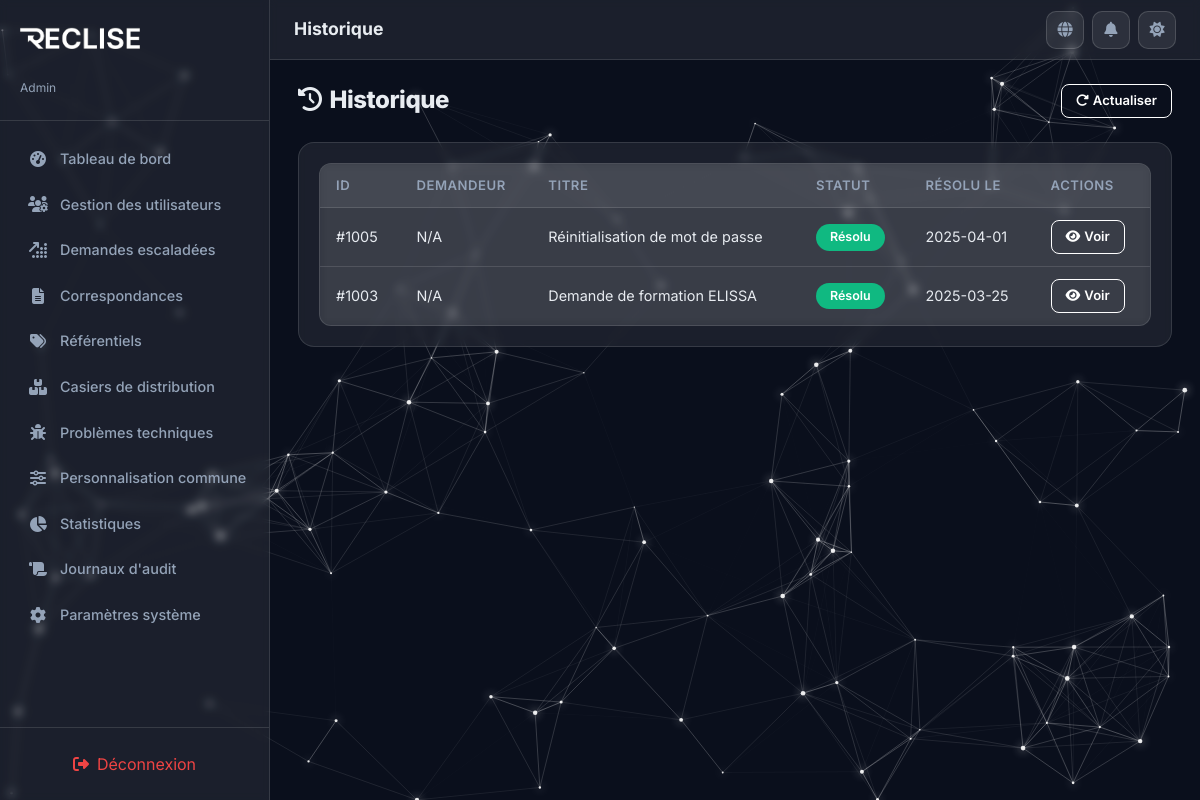
Screenshot of /PhtP/admin/history.php (signed in) with the database file from the repository.
### tables this page shows
CREATE TABLE IF NOT EXISTS requests (
  id                INT AUTO_INCREMENT PRIMARY KEY,
  user_id           INT           NOT NULL,
  type              ENUM('request', 'complaint') NOT NULL DEFAULT 'request',
  title             VARCHAR(255)  NOT NULL,
  description       TEXT          NOT NULL,
  category          ENUM('technical', 'access', 'training') NOT NULL DEFAULT 'technical',
  priority          ENUM('low', 'medium', 'high') NOT NULL DEFAULT 'medium',
  status            ENUM('new', 'in_progress', 'resolved', 'escalated', 'closed') NOT NULL DEFAULT 'new',
  assigned_to       INT           DEFAULT NULL,
  escalated_to_admin TINYINT(1)   NOT NULL DEFAULT 0,
  request_from      ENUM('user', 'support') NOT NULL DEFAULT 'user',
  support_response  TEXT          DEFAULT NULL,
  closure_motive    VARCHAR(255)  DEFAULT NULL,
  created_at        DATETIME      NOT NULL DEFAULT CURRENT_TIMESTAMP,
  updated_at        DATETIME      NOT NULL DEFAULT CURRENT_TIMESTAMP ON UPDATE CURRENT_TIMESTAMP,

  CONSTRAINT fk_requests_user      FOREIGN KEY (user_id)     REFERENCES users(id) ON DELETE CASCADE,
  CONSTRAINT fk_requests_assigned  FOREIGN KEY (assigned_to) REFERENCES users(id) ON DELETE SET NULL
);

### PhtP/includes/i18n.php (called while the page is built, shortened)
<?php
function get_translations($lang = 'fr') {
    return $translations[$lang] ?? $translations['fr'];
}
function t($key, $lang = null) {
    if ($lang === null) {
        $lang = $_SESSION['lang'] ?? 'fr';
    }
    $translations = get_translations($lang);
    return $translations[$key] ?? $key;
}
?>

### PhtP/includes/functions.php (called while the page is built, shortened)
<?php
function to_camel($row) {
    $result = [];
    foreach ($row as $key => $value) {
        $camel = preg_replace_callback('/_([a-z])/', function ($m) {
            return strtoupper($m[1]);
        }, $key);
        $result[$camel] = $value;
    }
    return $result;
}
function to_camel_all($rows) {
    return array_map('to_camel', $rows);
}

### PhtP/admin/history.php (the view, shortened to what this page needs)
<?php
require_once '../includes/header.php';
$history = to_camel_all($pdo->query("SELECT r.*, u.full_name AS requester_name
    FROM requests r
    LEFT JOIN users u ON r.user_id = u.id
    WHERE r.status = 'resolved' OR r.status = 'closed'
    ORDER BY r.updated_at DESC")->fetchAll());
?>
<div class="section-header">
  <h2><i class="fas fa-clock-rotate-left me-2"></i><?php echo t('history'); ?></h2>
  <button class="btn btn-outline-neon btn-sm" onclick="RecLise.renderContent('history')">
    <i class="fas fa-rotate-right me-1"></i><?php echo t('refresh'); ?>
  </button>
</div>
<?php if (empty($history)): ?>
  <p class="text-secondary text-center padding:40px;"><?php echo t('noResults'); ?></p>
<?php else: ?>
  <div class="glass-card" style="padding:20px;">
    <table class="table-glass">
      <thead>
        <tr>
          <th><?php echo t('id'); ?></th>
          <th><?php echo t('requester'); ?></th>
          <th><?php echo t('title'); ?></th>
          <th><?php echo t('status'); ?></th>
          <th><?php echo t('resolvedAt'); ?></th>
          <th><?php echo t('actions'); ?></th>
        </tr>
      </thead>
      <tbody>
        <?php foreach ($history as $req): ?>
          <tr>
            <td>#<?= $req['id'] ?></td>
            <td><?= htmlspecialchars($req['requester_name'] ?? 'N/A') ?></td>
            <td><?= htmlspecialchars($req['title']) ?></td>
            <td><span class="status-pill status-<?= $req['status'] ?>"><?php echo t('status' . ucfirst($req['status'])); ?></span></td>
            <td><?= date('Y-m-d', strtotime($req['updatedAt'])) ?></td>
            <td>
              <button class="btn btn-outline-neon btn-sm" onclick="RecLise.viewResolvedRequest(<?= $req['id'] ?>)">
                <i class="fas fa-eye me-1"></i><?php echo t('view'); ?>
              </button>
            </td>
          </tr>
        <?php endforeach; ?>
      </tbody>
    </table>
  </div>
<?php endif; ?>
<?php require_once '../includes/footer.php'; ?>

### PhtP/assets/css/styles.css (style rules this page uses)
:root { --primary-dark: #0A0F1C; --primary-light: #F5F8FA; --brand-accent: #ffffff; --neon-accent: #ffffff; --success: #10B981; --warning: #F59E0B; --danger: #EF4444; --info: #ffffff; --icon-color: #E2E0FF; --glass-bg: rgba(255, 255, 255, 0.07); --glass-border: rgba(255, 255, 255, 0.12); --text-primary: #E8ECF1; --text-secondary: #94A3B8; --sidebar-width: 270px; --topbar-height: 60px; --body-bg: #0A0F1C; --card-bg: rgba(255, 255, 255, 0.07); --card-border: rgba(255, 255, 255, 0.12); --input-bg: rgba(255, 255, 255, 0.08); --input-border: rgba(255, 255, 255, 0.15); --input-text: #E8ECF1; --modal-bg: rgba(15, 20, 40, 0.95); --shadow-glow: 0 0 15px rgba(255, 255, 255, 0.1); --table-hover: rgba(255, 255, 255, 0.05); --toast-bg: rgba(15, 20, 40, 0.92); --focus-glow: rgba(255, 255, 255, 0.25); --focus-border: #ffffff; --brand-accent-rgb: 255, 255, 255; --btn-bg: #ffffff; --btn-text: #0A0F1C; --btn-border: #ffffff; --btn-hover-bg: transparent; --btn-hover-text: #025C84; }
*, *::before, *::after { box-sizing: border-box; margin: 0; padding: 0; }
body { font-family: 'Inter', sans-serif; font-weight: 400; background: transparent; color: var(--text-primary); min-height: 100vh; overflow-x: hidden; transition: background 0.4s ease, color 0.3s ease; }
body, p, span, div, label, a, button, input, select, textarea, option, td, th, li, h1, h2, h3, h4, h5, h6, small, strong, em, b, i { font-family: 'Inter', sans-serif; }
h1, h2, h3, h4, h5, h6 { font-family: 'Inter', sans-serif; font-weight: 800; letter-spacing: -0.02em; }
.glass-card { background: var(--card-bg); -webkit-backdrop-filter: blur(4px); backdrop-filter: blur(4px); border: 1px solid var(--card-border); border-radius: 16px; padding: 24px; transition: all 0.3s ease; }
.btn-outline-neon { background: transparent; border: 1px solid var(--neon-accent); color: var(--neon-accent); border-radius: 10px; padding: 8px 20px; font-weight: 600; font-size: 0.88rem; transition: all 0.3s; cursor: pointer; }
.btn-sm { padding: 6px 14px !important; font-size: 0.82rem !important; border-radius: 8px !important; }
.status-pill { display: inline-block; padding: 4px 14px; border-radius: 20px; font-size: 0.78rem; font-weight: 600; text-transform: capitalize; }
.status-resolved { background: #10B981; color: #fff; }
.table-glass { width: 100%; border-collapse: separate; border-spacing: 0; background: var(--glass-bg); -webkit-backdrop-filter: blur(4px); backdrop-filter: blur(4px); border-radius: 12px; overflow: hidden; border: 1px solid var(--glass-border); }
.table-glass thead th { background: rgba(var(--brand-accent-rgb), 0.06); padding: 12px 16px; font-size: 0.82rem; font-weight: 600; text-transform: uppercase; letter-spacing: 0.04em; color: var(--text-secondary); border-bottom: 1px solid var(--glass-border); white-space: nowrap; }
.table-glass tbody td { padding: 12px 16px; font-size: 0.9rem; border-bottom: 1px solid var(--glass-border); vertical-align: middle; }
.table-glass tbody tr:last-child td { border-bottom: none; }
.section-header { display: flex; align-items: center; justify-content: space-between; margin-bottom: 24px; flex-wrap: wrap; gap: 12px; }
.section-header h2 { font-size: 1.5rem; margin: 0; }

### rows the page displays
requests: id "1005", requester_name "N/A", title "Réinitialisation de mot de passe", status "Résolu", updated_at "2025-04-01"
requests: id "1003", requester_name "N/A", title "Demande de formation ELISSA", status "Résolu", updated_at "2025-03-25"

### other values shown
$roleLabels[$_SESSION['role']] "Admin"
t($item['label']) "Tableau de bord"
t($item['label']) "Gestion des utilisateurs"
t($item['label']) "Demandes escaladées"
t($item['label']) "Correspondances"
t($item['label']) "Référentiels"
t($item['label']) "Casiers de distribution"
t($item['label']) "Problèmes techniques"
t($item['label']) "Personnalisation commune"
t($item['label']) "Statistiques"
t($item['label']) "Journaux d'audit"
t($item['label']) "Paramètres système"
t('logout') "Déconnexion"
t($currentView ?? 'dashboard') "Historique"
t('history') "Historique"
